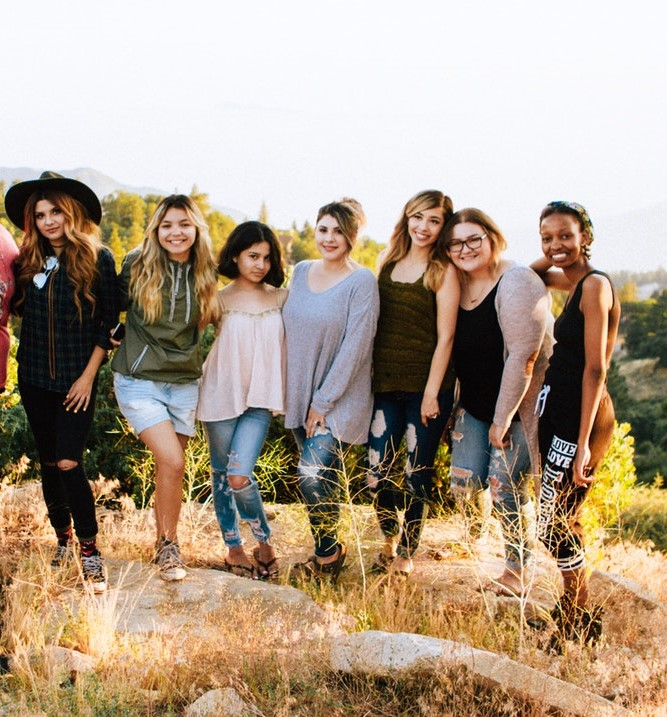
#> input picture chapter_4/images/face_det_friends.jpg, 667 x 717 px
$ jupyter execute multiple_faces.ipynb
#> lines starting #> are read from the running program, lines starting #| are printed output that depends on the picture
[cell 1]
from skimage import data
from matplotlib import pyplot as plt
from skimage.feature import Cascade

[cell 2]
image = plt.imread('images/face_det_friends.jpg')
#> image is the input picture: shape (717, 667, 3); mean R, G, B 175.1, 157.4, 137.9

[cell 3]
plt.imshow(image)

[cell 4]
trained_file = data.lbp_frontal_face_cascade_filename()

[cell 5]
detector = Cascade(trained_file)

[cell 6]
detected = detector.detect_multi_scale(img=image,
                                       scale_factor=1.2,
                                       step_ratio=1,
                                       min_size=(10, 10),
                                       max_size=(200, 200))
#> detected = 7 items

[cell 7]
from matplotlib import patches

def show_detected_face(result, detected, title="Face image"):
#> called with title = 'Face image'
    plt.imshow(result)
    img_desc = plt.gca()
    plt.set_cmap('gray')
    plt.title(title)
    plt.axis('off')
    for patch in detected:
        img_desc.add_patch(
            patches.Rectangle((patch['c'], patch['r']),
                            patch['width'],
                            patch['height'],
                            fill=False,
                            color='r',
                            linewidth=2))
#> this loop made 7 passes
#> patch on passes 1 to 7: {'r': 202, 'c': 31, 'width': 35, 'height': 35}, {'r': 217, 'c': 309, 'width': 39, 'height': 39}, {'r': 202, 'c': 402, 'width': 45, 'height': 45}, {'r': 206, 'c': 151, 'width': 49, 'height': 49}, {'r': 219, 'c': 533, 'width': 48, 'height': 48}, {'r': 218, 'c': 440, 'width': 52, 'height': 52}, {'r': 241, 'c': 237, 'width': 42, 'height': 42}
    plt.show()
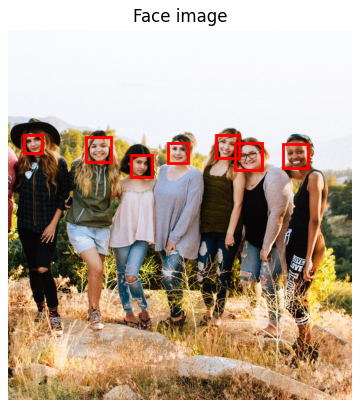
#> figure drawn by matplotlib, 1 panel
